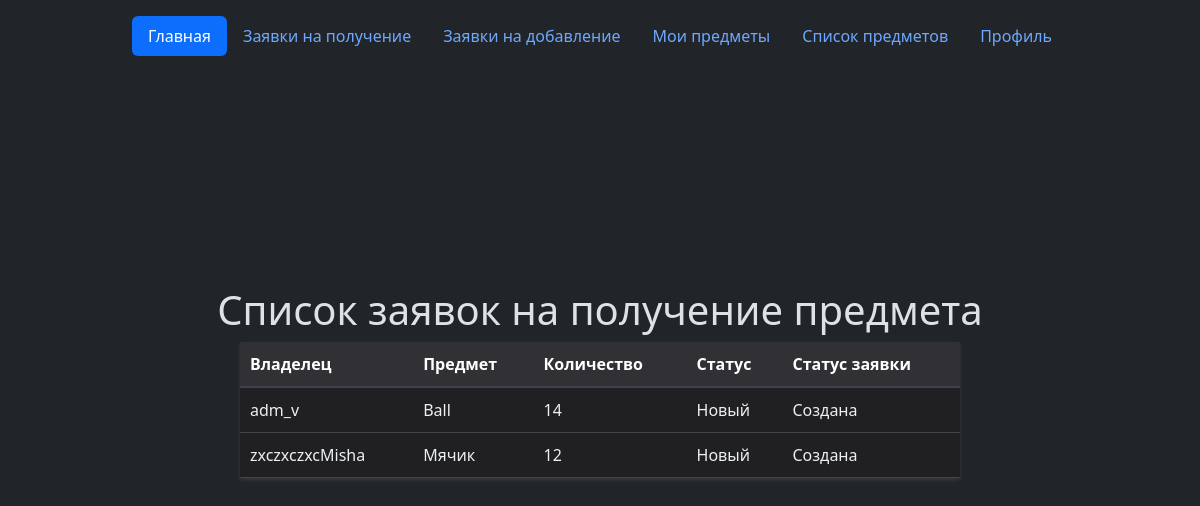
Page /my_requests (signed in) on the committed database.
### tables this page shows
CREATE TABLE inventory (
id integer PRIMARY KEY AUTOINCREMENT,
title text NOT NULL,
text text NOT NULL,
condition text NOT NULL,
owner text NOT NULL,
request text NOT NULL,
status text NOT NULL,
request_quantity text NOT NULL
);

### flsite.py (the view)
@app.route("/my_requests")
@login_required
def my_requests():
    check_role()
    if now_role != 0:
        flash("У вас нет прав доступа к этой вкладке.")
        return redirect("/index")
    name = dbase.get_username(current_user.get_id())
    return render_template('my_requests.html', role=now_role, title="Мои заявки", inventory=dbase.getMeAnonce(name), name=name)

### FDataBase.py (called while the page is built)
    def get_username(self, user_id):
        try:
            self.__cur.execute(f"SELECT name FROM users WHERE id = {user_id} LIMIT 1")
            res = self.__cur.fetchone()[0]
            if res:
                return res
        except sqlite3.Error as e:
            print("Ошибка получения имени пользователя из БД " + str(e))
        return (False, False)

    def get_email(self, user_id):
        try:
            self.__cur.execute(f"SELECT email FROM users WHERE id = {user_id} LIMIT 1")
            res = self.__cur.fetchone()[0]
            if res:
                return res
        except sqlite3.Error as e:
            print("Ошибка получения имени пользователя из БД " + str(e))
        return (False, False)

    def getMeAnonce(self, username):
        try:
            self.__cur.execute(f"SELECT id, title, request_quantity, condition, owner, request, status FROM inventory WHERE request = '{username}'")
            res = self.__cur.fetchall()
            if res: return res
        except sqlite3.Error as e:
            print("Ошибка получения предмета из БД " + str(e))
        return []

    def getUser(self, user_id):
        try:
            self.__cur.execute(f"SELECT * FROM users WHERE id = '{user_id}' LIMIT 1")
            res = self.__cur.fetchone()
            if not res:
                print("Пользователь не найден")
                return False
            return res
        except sqlite3.Error as e:
            print("Ошибка получения данных из БД " + str(e))
        return False

### UserLogin.py (called while the page is built)
    def fromDB(self, user_id, db):
        self.__user = db.getUser(user_id)
        return self

    def get_id(self):
        return str(self.__user['id'])

### flsite.py (called while the page is built)
@login_manager.user_loader
def load_user(user_id):
    return UserLogin().fromDB(user_id, dbase)

def connect_db():
    conn = sqlite3.connect(app.config['DATABASE'])
    conn.row_factory = sqlite3.Row
    return conn

def get_db():
    if not hasattr(g, "link_db"):
        g.link_db = connect_db()
    return g.link_db

@app.before_request
def before_request():
    global dbase
    db = get_db()
    dbase = FDataBase(db)

def check_role():
    global now_role, EMAIL
    now_email = dbase.get_email(current_user.get_id())
    if now_email == EMAIL:
        now_role =  1
    else:
        now_role = 0

### templates/my_requests.html (shortened to what this page needs)
{% extends "base.html" %}
{% block body %}
    <h1>Список заявок на получение предмета</h1>
    <table>
        <thead>
            <tr>
                <th>Владелец</th>
                <th>Предмет</th>
                <th>Количество</th>
                <th>Статус</th>
                <th>Статус заявки</th>
            </tr>
        </thead>
    <tbody>
        {% for p in inventory %}
            <tr>
                <td>{{ p[4] }}</td>
                <td>{{ p[1] }}</td>
                <td>{{ p[2] }}</td>
                <td>{{ p[3] }}</td>
                <td>{{ p[6] }}</td>
            </tr>
        {% endfor %}
    </tbody>
    </table>
{% endblock %}

### static/css/style.css (style rules this page uses)
body { font-family: sans-serif; background-color: #1e1e1e; display: flex; flex-direction: column; align-items: center; justify-content: center; min-height: 100vh; margin: 0; color: #fff; }
h1 { text-align: center; margin-bottom: 30px; color: #fff; }
table { width: 60%; border-collapse: collapse; margin-bottom: 20px; box-shadow: 0 2px 4px rgba(255, 255, 255, 0.1); background-color: #202023; color: #ecf0f1; }
thead th { background-color: #303035; font-weight: bold; padding: 10px; text-align: left; border-bottom: 2px solid #404050; color: #fff; }
tbody td { padding: 10px; border-bottom: 1px solid #444; }

### rows in the picture
inventory: owner "adm_v", title "Ball", request_quantity "14", condition "Новый", status "Cоздана"
inventory: owner "zxczxczxcMisha", title "Мячик", request_quantity "12", condition "Новый", status "Cоздана"
